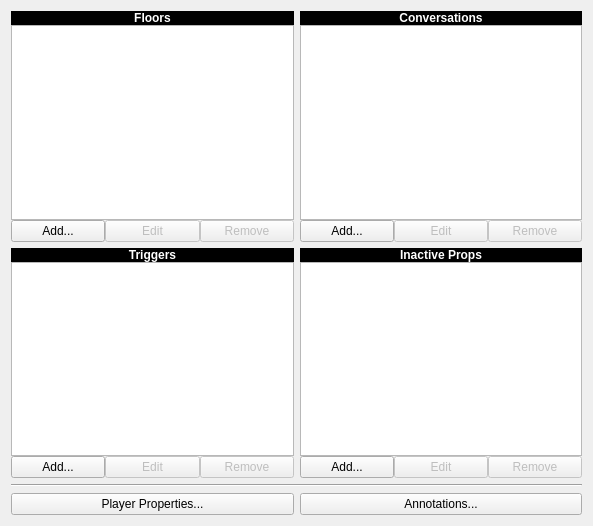
<?xml version="1.0" encoding="UTF-8"?>
<ui version="4.0">
 <class>ScenarioWidget</class>
 <widget class="QWidget" name="ScenarioWidget">
  <property name="geometry">
   <rect>
    <x>0</x>
    <y>0</y>
    <width>593</width>
    <height>526</height>
   </rect>
  </property>
  <property name="windowTitle">
   <string>Form</string>
  </property>
  <layout class="QGridLayout" name="gridLayout">
   <item row="0" column="0">
    <widget class="QFrame" name="frame">
     <property name="frameShape">
      <enum>QFrame::NoFrame</enum>
     </property>
     <property name="frameShadow">
      <enum>QFrame::Raised</enum>
     </property>
     <layout class="QVBoxLayout" name="verticalLayout">
      <property name="spacing">
       <number>0</number>
      </property>
      <property name="margin">
       <number>0</number>
      </property>
      <item>
       <widget class="QLabel" name="label">
        <property name="styleSheet">
         <string notr="true">QLabel { color: white; background-color: black; font-weight: bold; }</string>
        </property>
        <property name="text">
         <string>Floors</string>
        </property>
        <property name="alignment">
         <set>Qt::AlignCenter</set>
        </property>
       </widget>
      </item>
      <item>
       <widget class="QListWidget" name="floors"/>
      </item>
      <item>
       <widget class="QFrame" name="frame_5">
        <property name="frameShape">
         <enum>QFrame::NoFrame</enum>
        </property>
        <property name="frameShadow">
         <enum>QFrame::Raised</enum>
        </property>
        <layout class="QHBoxLayout" name="horizontalLayout">
         <property name="spacing">
          <number>0</number>
         </property>
         <property name="margin">
          <number>0</number>
         </property>
         <item>
          <widget class="QPushButton" name="addFloor">
           <property name="text">
            <string>Add...</string>
           </property>
           <property name="shortcut">
            <string>Ctrl+Shift+F</string>
           </property>
          </widget>
         </item>
         <item>
          <widget class="QPushButton" name="editFloor">
           <property name="enabled">
            <bool>false</bool>
           </property>
           <property name="text">
            <string>Edit</string>
           </property>
          </widget>
         </item>
         <item>
          <widget class="QPushButton" name="removeFloor">
           <property name="enabled">
            <bool>false</bool>
           </property>
           <property name="text">
            <string>Remove</string>
           </property>
          </widget>
         </item>
        </layout>
       </widget>
      </item>
     </layout>
    </widget>
   </item>
   <item row="0" column="1">
    <widget class="QFrame" name="frame_2">
     <property name="frameShape">
      <enum>QFrame::NoFrame</enum>
     </property>
     <property name="frameShadow">
      <enum>QFrame::Raised</enum>
     </property>
     <layout class="QVBoxLayout" name="verticalLayout_2">
      <property name="spacing">
       <number>0</number>
      </property>
      <property name="margin">
       <number>0</number>
      </property>
      <item>
       <widget class="QLabel" name="label_2">
        <property name="styleSheet">
         <string notr="true">QLabel { color: white; background-color: black; font-weight: bold; }</string>
        </property>
        <property name="text">
         <string>Conversations</string>
        </property>
        <property name="alignment">
         <set>Qt::AlignCenter</set>
        </property>
       </widget>
      </item>
      <item>
       <widget class="QListWidget" name="conversations"/>
      </item>
      <item>
       <widget class="QFrame" name="frame_6">
        <property name="frameShape">
         <enum>QFrame::NoFrame</enum>
        </property>
        <property name="frameShadow">
         <enum>QFrame::Raised</enum>
        </property>
        <layout class="QHBoxLayout" name="horizontalLayout_2">
         <property name="spacing">
          <number>0</number>
         </property>
         <property name="margin">
          <number>0</number>
         </property>
         <item>
          <widget class="QPushButton" name="addConversation">
           <property name="text">
            <string>Add...</string>
           </property>
           <property name="shortcut">
            <string>Ctrl+Shift+C</string>
           </property>
          </widget>
         </item>
         <item>
          <widget class="QPushButton" name="editConversation">
           <property name="enabled">
            <bool>false</bool>
           </property>
           <property name="text">
            <string>Edit</string>
           </property>
          </widget>
         </item>
         <item>
          <widget class="QPushButton" name="removeConversation">
           <property name="enabled">
            <bool>false</bool>
           </property>
           <property name="text">
            <string>Remove</string>
           </property>
          </widget>
         </item>
        </layout>
       </widget>
      </item>
     </layout>
    </widget>
   </item>
   <item row="1" column="0">
    <widget class="QFrame" name="frame_3">
     <property name="frameShape">
      <enum>QFrame::NoFrame</enum>
     </property>
     <property name="frameShadow">
      <enum>QFrame::Raised</enum>
     </property>
     <layout class="QVBoxLayout" name="verticalLayout_3">
      <property name="spacing">
       <number>0</number>
      </property>
      <property name="margin">
       <number>0</number>
      </property>
      <item>
       <widget class="QLabel" name="label_3">
        <property name="styleSheet">
         <string notr="true">QLabel { color: white; background-color: black; font-weight: bold; }</string>
        </property>
        <property name="text">
         <string>Triggers</string>
        </property>
        <property name="alignment">
         <set>Qt::AlignCenter</set>
        </property>
       </widget>
      </item>
      <item>
       <widget class="QListWidget" name="triggers"/>
      </item>
      <item>
       <widget class="QFrame" name="frame_7">
        <property name="frameShape">
         <enum>QFrame::NoFrame</enum>
        </property>
        <property name="frameShadow">
         <enum>QFrame::Raised</enum>
        </property>
        <layout class="QHBoxLayout" name="horizontalLayout_3">
         <property name="spacing">
          <number>0</number>
         </property>
         <property name="margin">
          <number>0</number>
         </property>
         <item>
          <widget class="QPushButton" name="addTrigger">
           <property name="text">
            <string>Add...</string>
           </property>
           <property name="shortcut">
            <string>Ctrl+Shift+T</string>
           </property>
          </widget>
         </item>
         <item>
          <widget class="QPushButton" name="editTrigger">
           <property name="enabled">
            <bool>false</bool>
           </property>
           <property name="text">
            <string>Edit</string>
           </property>
          </widget>
         </item>
         <item>
          <widget class="QPushButton" name="removeTrigger">
           <property name="enabled">
            <bool>false</bool>
           </property>
           <property name="text">
            <string>Remove</string>
           </property>
          </widget>
         </item>
        </layout>
       </widget>
      </item>
     </layout>
    </widget>
   </item>
   <item row="1" column="1">
    <widget class="QFrame" name="frame_4">
     <property name="frameShape">
      <enum>QFrame::NoFrame</enum>
     </property>
     <property name="frameShadow">
      <enum>QFrame::Raised</enum>
     </property>
     <layout class="QVBoxLayout" name="verticalLayout_4">
      <property name="spacing">
       <number>0</number>
      </property>
      <property name="margin">
       <number>0</number>
      </property>
      <item>
       <widget class="QLabel" name="label_4">
        <property name="styleSheet">
         <string notr="true">QLabel { color: white; background-color: black; font-weight: bold; }</string>
        </property>
        <property name="text">
         <string>Inactive Props</string>
        </property>
        <property name="alignment">
         <set>Qt::AlignCenter</set>
        </property>
       </widget>
      </item>
      <item>
       <widget class="QListWidget" name="inactiveProps"/>
      </item>
      <item>
       <widget class="QFrame" name="frame_8">
        <property name="frameShape">
         <enum>QFrame::NoFrame</enum>
        </property>
        <property name="frameShadow">
         <enum>QFrame::Raised</enum>
        </property>
        <layout class="QHBoxLayout" name="horizontalLayout_4">
         <property name="spacing">
          <number>0</number>
         </property>
         <property name="margin">
          <number>0</number>
         </property>
         <item>
          <widget class="QPushButton" name="addInactiveProp">
           <property name="text">
            <string>Add...</string>
           </property>
           <property name="shortcut">
            <string>Ctrl+Shift+P</string>
           </property>
          </widget>
         </item>
         <item>
          <widget class="QPushButton" name="editInactiveProp">
           <property name="enabled">
            <bool>false</bool>
           </property>
           <property name="text">
            <string>Edit</string>
           </property>
          </widget>
         </item>
         <item>
          <widget class="QPushButton" name="removeInactiveProp">
           <property name="enabled">
            <bool>false</bool>
           </property>
           <property name="text">
            <string>Remove</string>
           </property>
          </widget>
         </item>
        </layout>
       </widget>
      </item>
     </layout>
    </widget>
   </item>
   <item row="2" column="0" colspan="2">
    <widget class="Line" name="line">
     <property name="orientation">
      <enum>Qt::Horizontal</enum>
     </property>
    </widget>
   </item>
   <item row="3" column="0">
    <widget class="QPushButton" name="player">
     <property name="text">
      <string>Player Properties...</string>
     </property>
     <property name="shortcut">
      <string>Ctrl+P</string>
     </property>
    </widget>
   </item>
   <item row="3" column="1">
    <widget class="QPushButton" name="annotations">
     <property name="text">
      <string>Annotations...</string>
     </property>
     <property name="shortcut">
      <string>Ctrl+A</string>
     </property>
    </widget>
   </item>
  </layout>
 </widget>
 <resources/>
 <connections/>
</ui>
